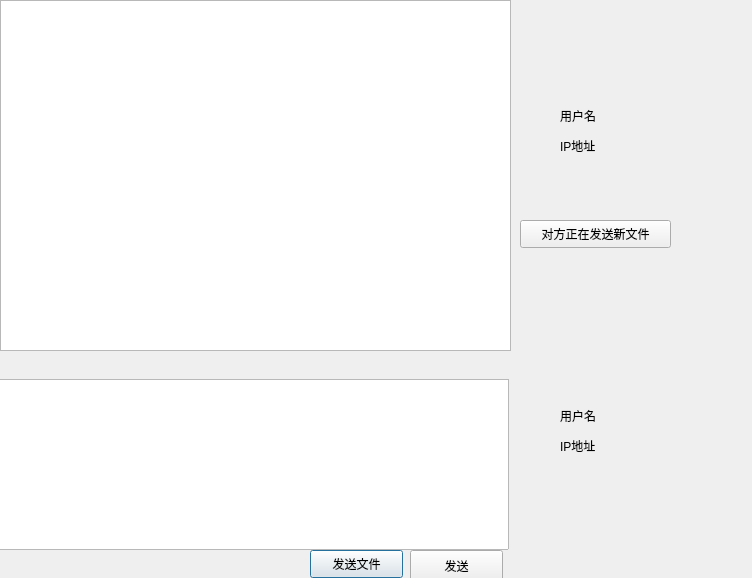
<?xml version="1.0" encoding="UTF-8"?>
<ui version="4.0">
 <class>letustalk</class>
 <widget class="QDialog" name="letustalk">
  <property name="geometry">
   <rect>
    <x>0</x>
    <y>0</y>
    <width>752</width>
    <height>578</height>
   </rect>
  </property>
  <property name="windowTitle">
   <string>Dialog</string>
  </property>
  <widget class="QTextEdit" name="textEdit">
   <property name="geometry">
    <rect>
     <x>-2</x>
     <y>379</y>
     <width>511</width>
     <height>171</height>
    </rect>
   </property>
  </widget>
  <widget class="QLabel" name="label_3">
   <property name="geometry">
    <rect>
     <x>560</x>
     <y>400</y>
     <width>151</width>
     <height>31</height>
    </rect>
   </property>
   <property name="text">
    <string>用户名</string>
   </property>
  </widget>
  <widget class="QLabel" name="label">
   <property name="geometry">
    <rect>
     <x>560</x>
     <y>100</y>
     <width>151</width>
     <height>31</height>
    </rect>
   </property>
   <property name="text">
    <string>用户名</string>
   </property>
  </widget>
  <widget class="QLabel" name="label_2">
   <property name="geometry">
    <rect>
     <x>560</x>
     <y>130</y>
     <width>151</width>
     <height>31</height>
    </rect>
   </property>
   <property name="text">
    <string>IP地址</string>
   </property>
  </widget>
  <widget class="QLabel" name="label_4">
   <property name="geometry">
    <rect>
     <x>560</x>
     <y>430</y>
     <width>151</width>
     <height>31</height>
    </rect>
   </property>
   <property name="text">
    <string>IP地址</string>
   </property>
  </widget>
  <widget class="QTextBrowser" name="textBrowser">
   <property name="geometry">
    <rect>
     <x>0</x>
     <y>0</y>
     <width>511</width>
     <height>351</height>
    </rect>
   </property>
  </widget>
  <widget class="QPushButton" name="pushButton">
   <property name="geometry">
    <rect>
     <x>310</x>
     <y>550</y>
     <width>93</width>
     <height>28</height>
    </rect>
   </property>
   <property name="text">
    <string>发送文件</string>
   </property>
  </widget>
  <widget class="QPushButton" name="pushButton_2">
   <property name="geometry">
    <rect>
     <x>410</x>
     <y>550</y>
     <width>93</width>
     <height>31</height>
    </rect>
   </property>
   <property name="text">
    <string>发送</string>
   </property>
  </widget>
  <widget class="QPushButton" name="pushButton_3">
   <property name="geometry">
    <rect>
     <x>520</x>
     <y>220</y>
     <width>151</width>
     <height>28</height>
    </rect>
   </property>
   <property name="text">
    <string>对方正在发送新文件</string>
   </property>
  </widget>
 </widget>
 <resources/>
 <connections/>
</ui>
